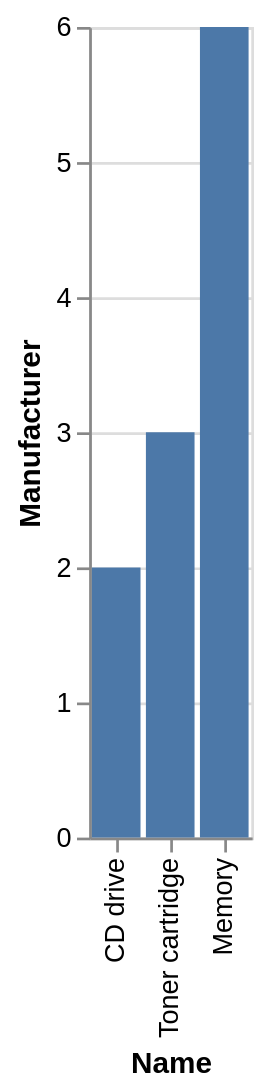

This figure's Vega-Lite source:
### Vega-Lite specification from a JSON file in a GitHub repository (floating-point values rounded to 4 significant figures)
{"data": {"values": [{"x_data": "CD drive", "y_data": 2}, {"x_data": "Toner cartridge", "y_data": 3}, {"x_data": "Memory", "y_data": 6}]}, "mark": "bar", "encoding": {"x": {"field": "x_data", "type": "nominal", "title": "Name", "sort": {"op": "sum", "field": "y_data", "order": "ascending"}}, "y": {"field": "y_data", "type": "quantitative", "title": "Manufacturer"}}}
